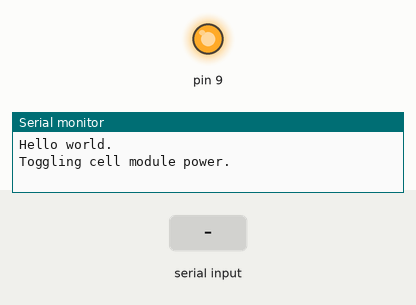
Recording of a sketch running on a simulated Arduino Uno, built with avr-gcc and run on an emulated ATmega328P. Shown: output pins drawn as LEDs (lit = HIGH), the last lines printed to the serial monitor. The test bench sets the inputs (shaded band). The modem accepts every AT command (registered, SIM ready, sends succeed) and sends nothing else.

Above: at 1.1 s.
At 11.6 s:
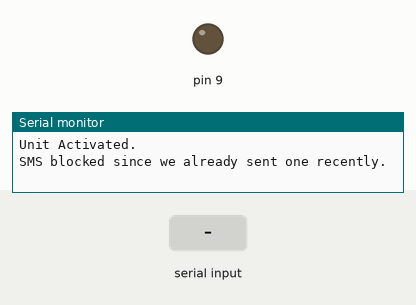
11.7 s: "\"" received over the second serial link
Timing chart, 0 to 14.7 s (numbered marks = the images above; inputs shaded):
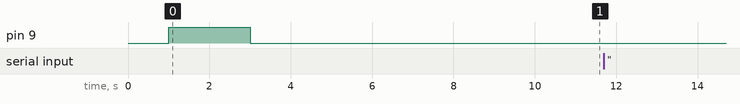

The sketch:

Sensor_Free_GPRS.ino
```cpp
#include <SoftwareSerial.h>
#include <String.h>
// #include <CapacitiveSensor.h> //Get from
                           //http://playground.arduino.cc/Main/CapacitiveSensor

/*
   Started with code from:
   Sensor Sentinel
   by Adam Wolf, Wayne and Layne
   MAKE Weekend Project

   For more details, including part numbers and step-by-step instructions on
   using this code, see http://makeTKTKTK.TK
/*

/* Potential improvements */

/*
  - You can change the sensors to be just about anything, like a humidity
    sensor, a barometric pressure sensor, a temperature sensor, a compass,
    an accelerometer, a Hall effect or reed switch, a vibration sensor, a
    flex sensor, an ultrasonic rangefinder, a tilt sensor, an IR sensor,
    or even just a plain old button!  Initialize the sensor in setup().
    If you want the sensor to trigger a message, then check for the
    triggering condition in loop(), otherwise just read the sensor in
    annotateMessage(), put some text in the message variable and you're set!

  - The code for interfacing with the cellular module is based upon examples
    from Seeed Studio.  It has a lot of delays.  It is possible to write a
    function to watch for OK in the cellular module's output.  This would
    likely reduce those delays a bit, and make it a little more robust.

  - There are Arduino libraries for interfacing with the module on the Seeed
    Studio GPRS Shield.  They simplify the interaction (especially when doing
    complicated things), but we chose not to use them in order to make using
    this sketch easier.

  - Hook up a microphone to the MIC jack on the shield, and have the shield
    call you for 1 minute and then hang up.  You could listen in remotely!

  - If we try to send a text before the minimum delay is up, save it and send
    it later if there are no newer outgoing texts.

  - Have the cellular module check for incoming texts, and if you text it from
    your trusted number, have it reply back with sensor readings (or call you
    back and listen in!) Once you have this, you could attach servos, buzzers,
    anything, and trigger them from anywhere you have cell signal!

  - Depending upon where you live, you may be able to text the Twitter
    shortcode and post to Twitter through this shield, by changing the
    SMS_NUMBER.

  - Set this up for low power draw!  Normal Arduinos aren't really meant for
    low power/long battery life, so we didn't make power optimizations in this
    sketch.  However, you could rig this up to "sleep" most of the time, and
    last a good amount of time on a battery, especially if you're only
    sending outgoing texts.  You could even turn off the cellular module and
    only turn it on when you need to send a text.
*/

/* Settings */
const char SMS_NUMBER[] = "+14048490015"; //remember to include + and country
                                          //code!
const unsigned long MIN_MS_BETWEEN_SMS = 90000;
const boolean SMS_ENABLED = true;
const boolean SEND_SMS_AT_STARTUP = true;

#define GPRS_APN       "jaspermo.apn";

// URL, path & port (for example: arduino.cc)
char server[] = "arduino.cc";
char path[] = "/asciilogo.txt";
int port = 80; // port 80 is the default for HTTP

/* Pin Settings */
//tbd, when sensors are added.

/* Global Variables */
String message = String(""); //make a new string and set it to empty
unsigned long last_sms_time = 0;

// SeeedStudio GPRS Shield for serial setup.
SoftwareSerial cellularSerial(7, 8);

void setup()
{
  //This function runs once every time the Arduino is powered up.

  Serial.begin(115200);   // Set your Serial Monitor baud rate to this to see
                          // output from this sketch on your computer when
                          // plugged in via USB.
  Serial.println(F("Hello world.")); //prints to the computer via Serial
                                     //Monitor (when plugged in via USB)

  // Set pin modes and sensor config here when there are sensors.

  cellularSerial.begin(19200);  // the default baud rate of the
                                // cellular module

  turnOnCellModule();

  enableNetworkTime(); //Ask the module to get the time from the network.


  //Make sure we've waited 10 seconds since bootup,
  //so the PIR and network time is ready.
  while (millis() < 10000)
  {
    //do nothing
  }

  if (SEND_SMS_AT_STARTUP && SMS_ENABLED)
  {
    startTextMessage();
    cellularSerial.println(F("The Sensor Sentinel is ready."));
    endTextMessage();
  }
  Serial.println(F("The Sensor Sentinel is ready."));
}

void loop()
{
  //This function runs over and over after setup().
  drainSoftwareSerial(true);

  Serial.println(F("Unit Activated."));
  message = String("PIR activated:");
  sendTextMessage();

  // read sensors here. do "if (digitalRead(<sensor>) != ...)"


  delay(100);
}

void drainSoftwareSerial(boolean printToSerial)
{
  //This function reads the available data from the software serial port,
  //and stops when there is no more incoming data.  If printToSerial is
  //true, it prints the software serial data out to the hardware serial
  //port, so you can see it the Serial Monitor.

  char b;
  while (cellularSerial.available())
  {
    b = cellularSerial.read();
    if (printToSerial)
    {
      Serial.print(b);
    }
  }
}

boolean toggleAndCheck()
{
  //This function toggles the power of the cell module, and tries to send a
  //simple AT command to it.  If it replies, we know it is powered on.

  togglePower(); //the cell module may be on or off, we don't know.
  drainSoftwareSerial(true); //throw away all the data we have so far,
                             //until it stops sending.
  delay(50); //wait for it to turn on
  cellularSerial.print(F("AT+GMI\r")); //Ask the cellular module about
                                       //the manufacturer
  delay(125); //wait for it to start responding
  if (cellularSerial.available())     //it responded! it's on!
  {
    drainSoftwareSerial(false);
    delay(200);
    return false;
  }
  return true;
}

void turnOnCellModule()
{
  //This function will turn on the cellular module if it is off, but it will
  //turn it off and back on if it is on. Think of it as a fresh start!
  //If this takes more than twice, something's wrong.

  while (toggleAndCheck()) //keep toggling and checking until it returns
                           //false, which means we're good.
  {
    Serial.println(F("Trying again."));
  }
}

void togglePower() //from Seeed Studio wiki
{
  Serial.println(F("Toggling cell module power."));
  pinMode(9, OUTPUT);
  digitalWrite(9, LOW);
  delay(1000);
  digitalWrite(9, HIGH);
  delay(2000);
  digitalWrite(9, LOW);
  delay(3000);
}


void enableNetworkTime()
{
  //This function tells the module to ask for the network time.  It took
  //about 5 seconds in our tests for it to come in.  After that, you can
  //read it with getTime.
  cellularSerial.print(F("AT+CLTS=1\r"));
  delay(100);
  drainSoftwareSerial(true);
}


void getTime()
{
  //This function gets the time and puts it into message, but if the
  //network hasn't sent the time over, then it's the module time,
  //which starts over every time this gets rebooted.

  drainSoftwareSerial(true); //we want the serial buffer to be empty

  cellularSerial.print(F("AT+CCLK?\r"));
  delay(100);
  //start reading
  char b;
  boolean inside_quotes = false;
  while (cellularSerial.available())
  {
    b = cellularSerial.read(); //get one character from the module

    if (b == '"')
    {
      inside_quotes = !inside_quotes;  //if the character is a ", then
                                       //toggle the variable
                                       //inside_quotes
    }

    if (inside_quotes && b != '"') //if the inside_quotes variable is set
                                   //and the character isn't a quote, then
                                   //add it to message, and print it out.
    {
      message += b;
    }
  }
}

void startTextMessage()
{
  //This function sends the beginning of the AT commands for an outgoing
  //text to the cell module.

  cellularSerial.print(F("AT+CMGF=1\r"));    //Send the SMS in text mode
  delay(100);
  cellularSerial.print(F("AT + CMGS = \""));
  cellularSerial.print(SMS_NUMBER);
  cellularSerial.println(F("\""));
  delay(100);
}

void endTextMessage()
{
  //This function ends the commands to the module for sending a single text.
  delay(100);
  cellularSerial.println((char)26); //control-z
  delay(100);
  cellularSerial.println();
}

void sendTextMessage()
{
  //This function checks if it should send a text, based on SMS_ENABLED and
  //MIN_MS_BETWEEN_SMS, and then does so.

  boolean send_sms = false;
  if (!SMS_ENABLED)
  {
    Serial.println(F("SMS disabled due to setting."));
  } else
  {
    if (last_sms_time > 0 && millis() < last_sms_time + MIN_MS_BETWEEN_SMS)
    {
      Serial.println(F("SMS blocked since we already sent one recently."));
    } else
      send_sms = true;
  }

  annotateMessage(); //fill out the rest of the text message

  if (send_sms)
  {
    startTextMessage();
    cellularSerial.print(message);
    endTextMessage();

    last_sms_time = millis();
    Serial.print(F("Actually sent the following SMS to "));
  } else
  {
    Serial.print(F("Didn't actually send this SMS to "));
  }
      Serial.print(SMS_NUMBER);
      Serial.print(F(":"));
      Serial.println(message);
}

void annotateMessage()
{
  //This function appends some sensor readings to the current text.

  message += " Data from sensors would go here ";


  message += " (sent at ";
  getTime();
  message += ")";
}

// Jasper network bootstrap functions
void scanForNetwork(){
  // Automatic network selection
  cellularSerial.print(F("AT+COPS=0\r"));
}

void enableGPRSDebugging(){
  cellularSerial.print(F("AT+CMEE=1\r"));
}

void gsmRegistration(){

}
```
